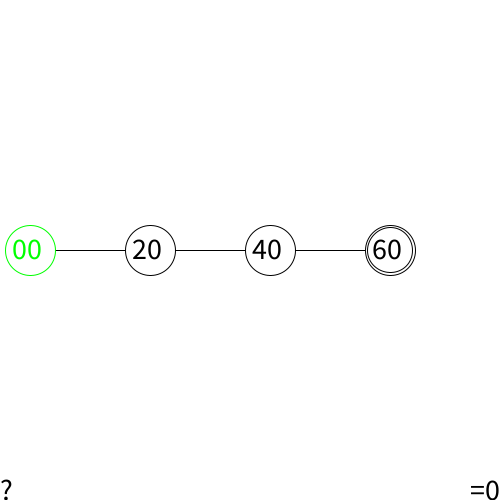
Frame 1 (no input)
Frame 60 (the mouse pressed at the canvas centre just before this capture): identical to frame 1, image omitted
Frame 120 (the mouse held since frame 60 and released just before this capture): identical to frame 1, image omitted

The Processing sketch that drew this single still picture (run headless with seeded random() and noise(); from frame 60 on, the mouse is pressed at the canvas centre):

// Processing sketch: IceCreamMachine
// ── IceCreamMachine.pde
int coin;
StringBuilder buff;
String test;
IceCreamVendor vendor;
State state[];
String[] labels = {"00", "20", "40", "60"};

void setup() {
  size(500, 500);
  textAlign(LEFT);
  textSize(30);
  buff = new StringBuilder();
  state = new State[4];
  for (int i=0; i<state.length; i++) {
    state[i] = new State(width/10, new PVector(30+(i*(width-20)/state.length), height/2), labels[i]);
  }
  state[0].activate();
  state[state.length-1].setAccept();
  state[state.length-1].hasNext = false;
  for (int i=0; i<state.length-1; i++) {
    state[i].setLineTerminal(state[i+1].center);
  }
  vendor = new IceCreamVendor(state);
}

void draw() {
  background(255);

  pushStyle();
  fill(0);
  if (buff.length()==0) {
    text("?", 0, height);
  } else {
    text(buff.toString(), 0, height);
  }
    text("="+vendor.total, width-textWidth(vendor.total+"="), height);
  popStyle();
  for (State i : state) {    
    if (i.hasNext)
      i.displayLine();
    i.displayState();
  }
}

void keyPressed() {
  getInput(keyCode);
}

void getInput(int key_code) {
  if (key_code==10) {              //enter
    if (vendor.intState()==state.length-1) {
      println(vendor.intState());
      vendor.reset();
    }
    coin = int(buff.toString());
    vendor.purchase(coin);
    buff.replace(0, buff.length(), "");
  } else if (key_code==8) {      //backspace
    if (buff.length()!=0)
      buff.deleteCharAt(buff.length()-1);
  } else {
    if (buff.length()<2 && ((key_code>=48 && key_code<=57) || (key_code>=96 && key_code<=105)))
      buff.append(key_code%48);
  }
}

// ── IceCreamVendor.pde
enum states {      
    s_START, 
    s_TWENTY, 
    s_FORTY,
    s_ACCEPT
}

class IceCreamVendor {  
  int coin, total;
  states state;
  State[] graphic_states;

  IceCreamVendor(State[] g_states) {
    coin = 0;
    total = 0;
    state = states.s_START;
    graphic_states = g_states;
  } 

  void purchase(int coin) {          
    if (coin==20 || coin==40) {
      advanceState(coin);
    }    
    if(state == states.s_ACCEPT){
      println("Received:" + total);      
    }
  }
  
  void reset(){
    coin = 0;
    total = 0;
    graphic_states[intState()].deactivate();
    state = states.s_START;
    graphic_states[intState()].activate();
  }

  void advanceState(int value) {
    if (value==20) {
      graphic_states[intState()].deactivate();
      if (state==states.s_START) {
        state = states.s_TWENTY;
      } else if (state==states.s_TWENTY) {
        state = states.s_FORTY;
      } else {
        state = states.s_ACCEPT;
      }
      total+=value;
    } else {
      graphic_states[intState()].deactivate();
      if (state==states.s_START) {
        state = states.s_FORTY;
      } else {
        state = states.s_ACCEPT;
      }
      total+=value;
    }
    graphic_states[intState()].activate();         
  }
  
  int intState(){
    int output;
    if(state==states.s_START){
      output = 0;
    }else if(state==states.s_TWENTY){
      output = 1;
    }else if(state==states.s_FORTY){
      output = 2;
    }else{
      output = 3;
    }
    
    return output;
  }
}

// ── State.pde
class State{
  float radius;
  PVector center;
  PVector nextState;
  boolean acceptState;
  String label;
  boolean active;
  boolean hasNext;
  color fillColor;
  
  State(float radius, PVector center, String label){
    this.radius = radius;
    this.center = center.copy();
    this.label = label;
    this.acceptState = false;
    this.active = false;
    this.hasNext = true;
    fillColor = color(0);
  }
  
  void setLabel(String label){
    this.label = label;
  }
  
  void setAccept(){
    this.acceptState = true;
  }
  
  void removeAccept(){
    this.acceptState = false;
  }
  
  void activate(){
    this.active = true;
    fillColor = color(0, 255, 0);
  }
  
  void deactivate(){
    this.active = false;
    fillColor = color(0);
  }
    
  void setLineTerminal(PVector terminal){
    nextState = terminal.copy();
  }
  
  void displayState(){    
   stroke(fillColor);
   
    ellipse(center.x, center.y, radius, radius);    
    if(acceptState){
      ellipse(center.x, center.y, radius*.9, radius*.9);
    }
    pushStyle();
    fill(fillColor);
    text(label, center.x-18, center.y*1.035);
    popStyle();
  }
  
  void displayLine(){
    stroke(0);    
    
    line(center.x, center.y, nextState.x, nextState.y);
  }
  
}
